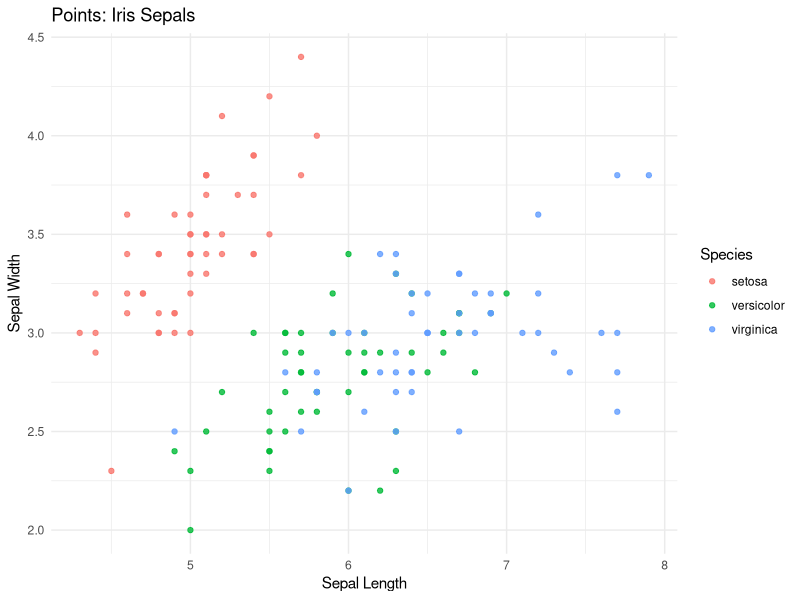
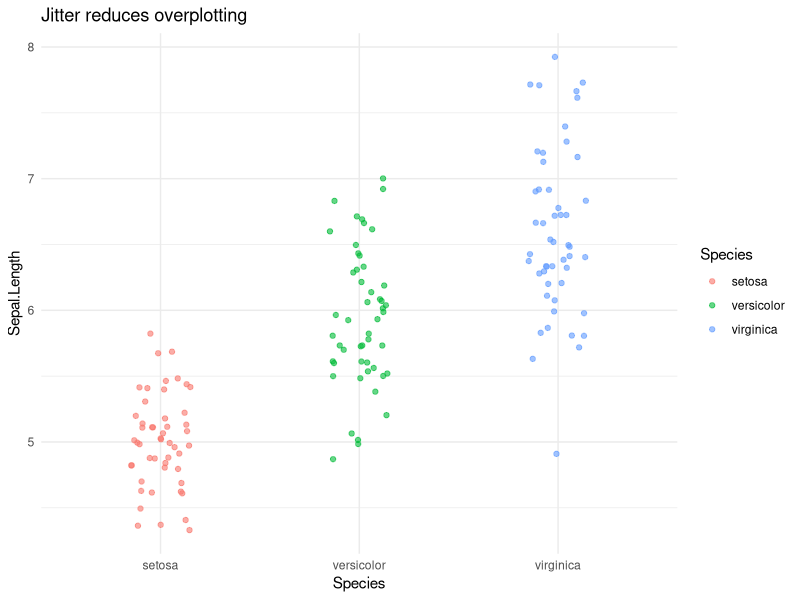
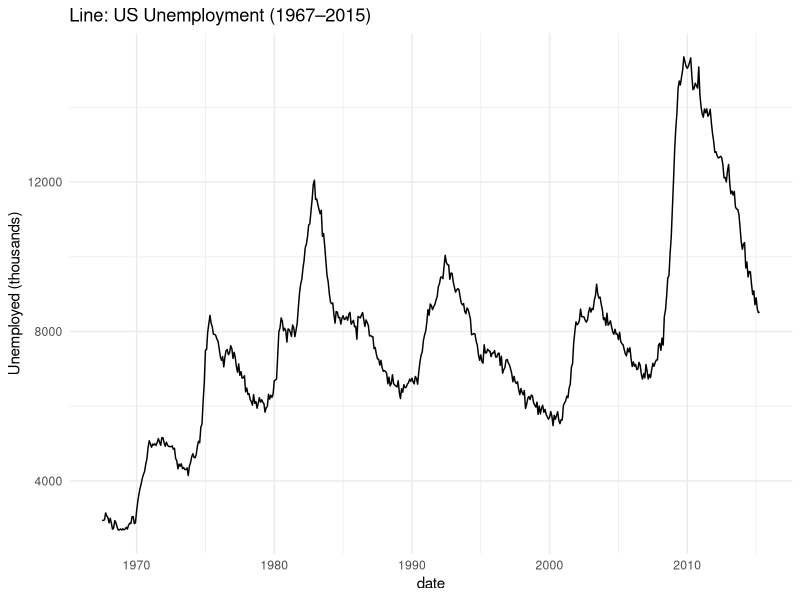
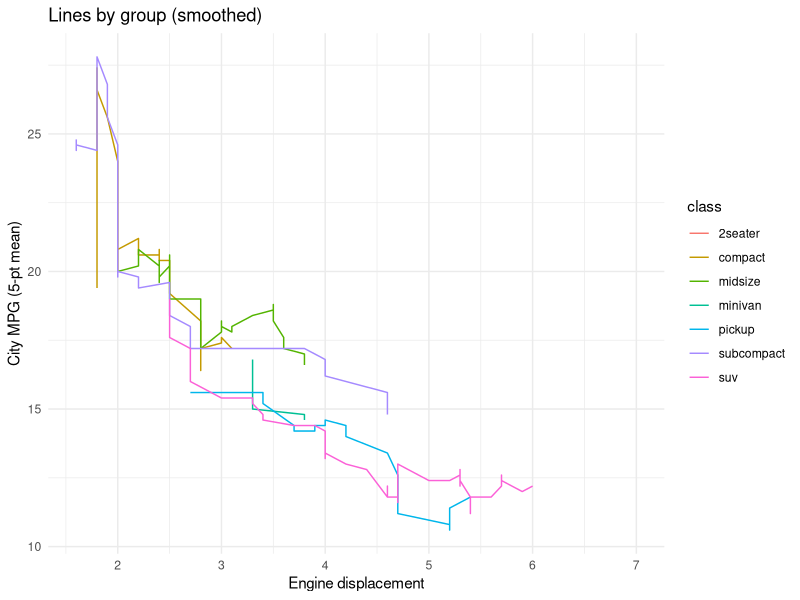
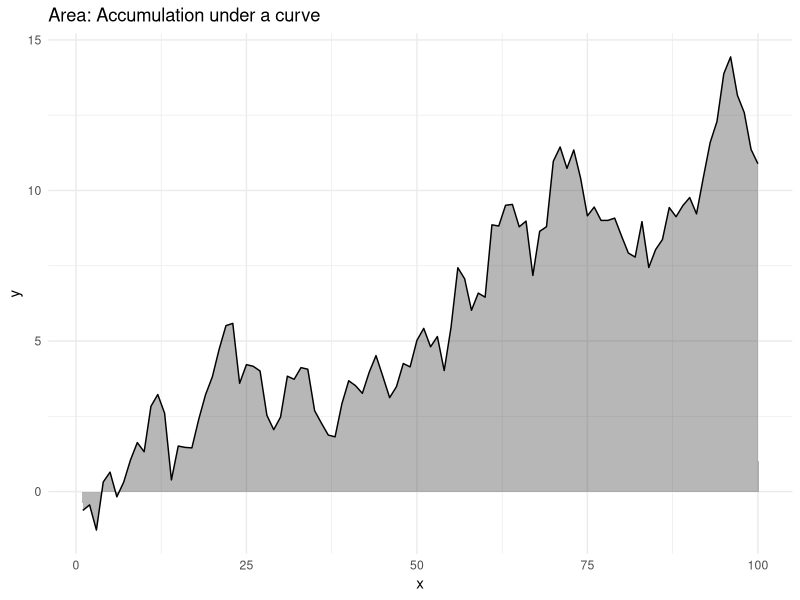
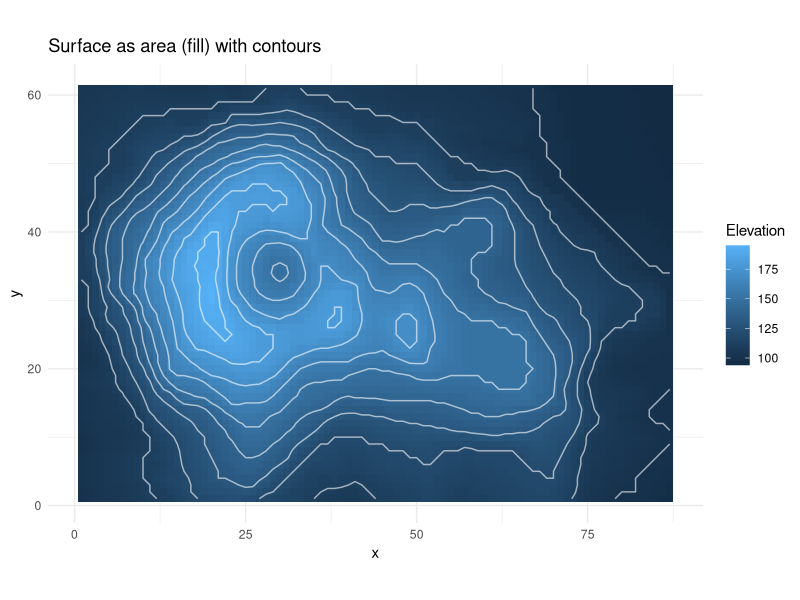
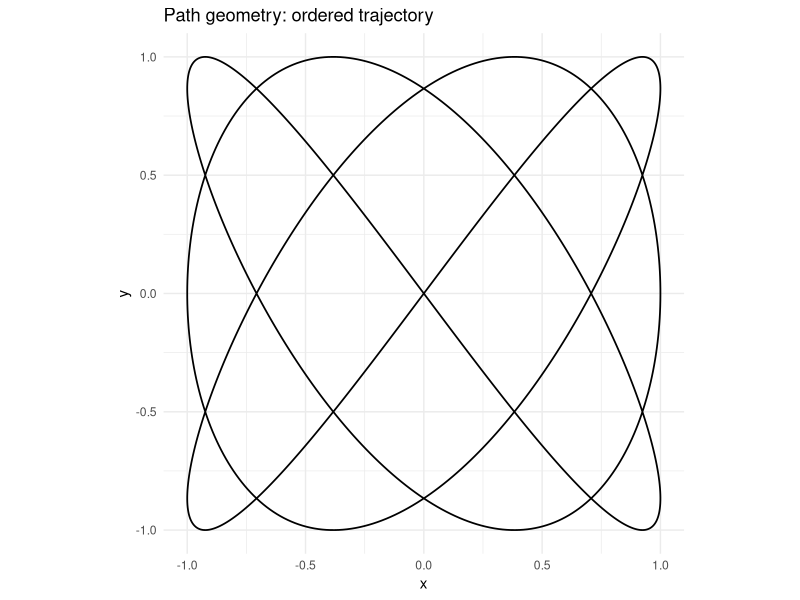
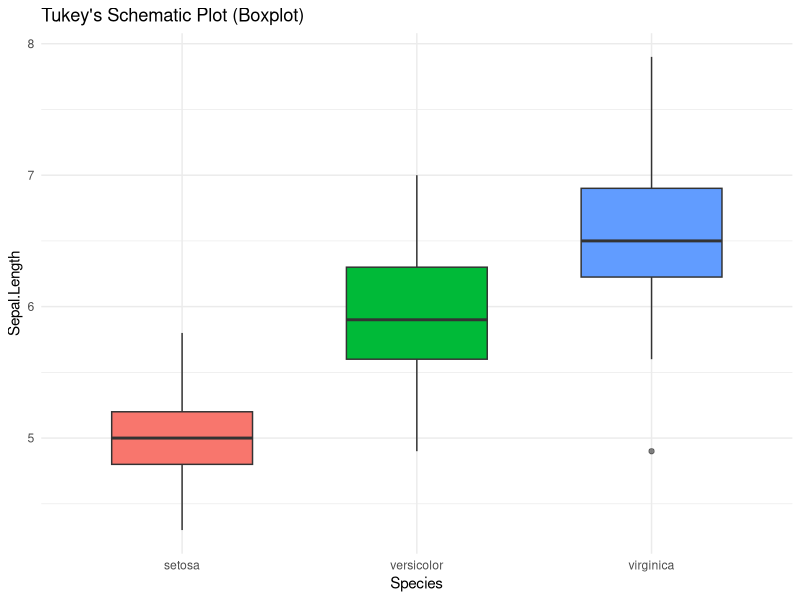

Reproduce these figures in R, in order.
## ---- chunk 1
library(ggplot2)
library(dplyr)

ggplot(iris, aes(Sepal.Length, Sepal.Width, colour = Species)) +
  geom_point(alpha = 0.8) +
  labs(title = "Points: Iris Sepals", x = "Sepal Length", y = "Sepal Width") +
  theme_minimal()
## ---- chunk 2
ggplot(iris, aes(Species, Sepal.Length, colour = Species)) +
  geom_jitter(width = 0.15, alpha = 0.6) +
  labs(title = "Jitter reduces overplotting") +
  theme_minimal()
## ---- chunk 3
# Economics time series (built-in dataset)
pp <- ggplot(economics, aes(date, unemploy)) + theme_minimal()
pp + geom_line() + labs(title = "Line: US Unemployment (1967–2015)", y = "Unemployed (thousands)")
## ---- chunk 4
# Rolling mean lines by mpg class
library(zoo)
mpg_smooth <- mpg %>% group_by(class) %>%
  arrange(displ) %>%
  mutate(cty_roll = rollmean(cty, k = 5, fill = NA, align = "center"))

ggplot(mpg_smooth, aes(displ, cty_roll, colour = class)) +
  geom_line(na.rm = TRUE) +
  labs(title = "Lines by group (smoothed)", x = "Engine displacement", y = "City MPG (5-pt mean)") +
  theme_minimal()
## ---- chunk 5
# Area under a line (ribbon)
set.seed(1)
dat <- data.frame(x = 1:100) |> mutate(y = cumsum(rnorm(100)))

ggplot(dat, aes(x, y)) +
  geom_area(alpha = 0.35) +
  geom_line() +
  labs(title = "Area: Accumulation under a curve") +
  theme_minimal()
## ---- chunk 6
# volcano is a built-in matrix of elevations
v <- volcano
vdf <- reshape2::melt(v, varnames = c("x","y"), value.name = "z")

ggplot(vdf, aes(x, y, fill = z)) +
  geom_raster() +
  geom_contour(aes(z = z), colour = "white", alpha = 0.6) +
  coord_fixed() +
  labs(title = "Surface as area (fill) with contours", fill = "Elevation") +
  theme_minimal()
## ---- chunk 7
# Lissajous-like path
n <- 1000
path <- data.frame(t = seq(0, 2*pi, length.out = n)) |>
  mutate(x = sin(3*t), y = sin(4*t))

ggplot(path, aes(x, y)) +
  geom_path(linewidth = 0.6) +
  coord_equal() +
  labs(title = "Path geometry: ordered trajectory") +
  theme_minimal()
## ---- chunk 8
ggplot(iris, aes(Species, Sepal.Length, fill = Species)) +
  geom_boxplot(width = 0.6, outlier.alpha = 0.6) +
  labs(title = "Tukey's Schematic Plot (Boxplot)") +
  guides(fill = "none") +
  theme_minimal()
## ---- chunk 9
# 2-D density contours provide a schematic of a bivariate distribution

ggplot(iris, aes(Sepal.Length, Sepal.Width, colour = Species)) +
  stat_density_2d() +
  geom_point(alpha = 0.4) +
  labs(title = "Contour schema: lines of equal bivariate density") +
  theme_minimal()
## ---- chunk 10
# Simple polygons: tiles on a grid
pg <- expand.grid(x = 1:10, y = 1:6)
pg$z <- with(pg, (x - 5.5)^2 + (y - 3.5)^2)

ggplot(pg, aes(x, y, fill = z)) +
  geom_tile(colour = "grey90") +
  coord_equal() +
  labs(title = "Partition by polygons (tiles)", fill = "Value") +
  theme_minimal()
## ---- chunk 11
# Contours revisited on a smooth function
f <- function(x, y) sin(x) * cos(y)
xy <- expand.grid(x = seq(-pi, pi, length.out = 200),
                  y = seq(-pi, pi, length.out = 200))
xy$z <- with(xy, f(x, y))

ggplot(xy, aes(x, y)) +
  geom_contour(aes(z = z)) +
  coord_equal() +
  labs(title = "Partition by contours: level sets of z = sin(x)cos(y)") +
  theme_minimal()
## ---- chunk 12
# Stylised metro-like network
stations <- data.frame(
  id = c("A", "B", "C", "D", "E", "F", "G", "H"),
  x = c(0, 1, 2, 3, 2, 1, 0, 1),
  y = c(0, 0, 0, 0, 1, 1, 1, 2)
)

tracks <- data.frame(
  from = c("A", "B", "C", "D", "C", "B", "F", "G", "F", "H"),
  to   = c("B", "C", "D", "E", "E", "F", "E", "F", "H", "E")
)

tracks <- tracks |> 
  left_join(stations, by = c("from" = "id")) |> 
  rename(x = x, y = y) |> 
  left_join(stations, by = c("to" = "id"), suffix = c("_from","_to"))

ggplot() +
  geom_segment(data = tracks, aes(x = x_from, y = y_from, xend = x_to, yend = y_to),
               linewidth = 1.2, colour = "steelblue") +
  geom_point(data = stations, aes(x, y), size = 4, colour = "black") +
  geom_text(data = stations, aes(x, y, label = id), vjust = -1, fontface = "bold") +
  coord_equal() +
  labs(title = "Stylised Metro Network (Nodes and Lines)") +
  theme_void()
## ---- chunk 13
# Stack (parts of whole) and Dodge (side-by-side)

ggplot(mpg, aes(class, fill = drv)) +
  geom_bar(position = "stack") +
  labs(title = "Stacked counts by class and drive") + theme_minimal()

ggplot(mpg, aes(class, fill = drv)) +
  geom_bar(position = position_dodge(width = 0.8)) +
  labs(title = "Dodged counts by class and drive") + theme_minimal()
## ---- chunk 14
# Jitter (with transparency)

ggplot(iris, aes(Species, Petal.Length, colour = Species)) +
  geom_jitter(width = 0.12, alpha = 0.5) +
  labs(title = "Jittered points to reduce overlap") +
  theme_minimal()
## ---- chunk 15
# Start with points on a circle
th <- seq(0, 2*pi, length.out = 200)
base <- data.frame(x = cos(th), y = sin(th))

# Define transforms
rotate <- function(df, theta){
  R <- matrix(c(cos(theta), -sin(theta), sin(theta), cos(theta)), 2, 2)
  as.data.frame(as.matrix(df) %*% R) |> setNames(c("x","y"))
}
translate <- function(df, dx, dy){ transform(df, x = x + dx, y = y + dy) }
reflect_xy <- function(df){ df[, c("y","x")] |> setNames(c("x","y")) }

b_rot <- rotate(base, pi/2)
b_ref <- reflect_xy(base)
b_trn <- translate(base, 1.2, 0.4)

library(tidyr)
base$which <- "base"
b_rot$which <- "rot90"
b_ref$which <- "reflect y=x"
b_trn$which <- "+(1.2,0.4)"
all <- bind_rows(base, b_rot, b_ref, b_trn)

ggplot(all, aes(x, y, colour = which)) +
  geom_path() + coord_equal() +
  labs(title = "Isometries: translation, rotation, reflection (distance preserved)") +
  theme_minimal()
## ---- chunk 16
# Affine shear example: y' = y + 0.6x
A <- matrix(c(1, 0.6, 0, 1), 2, 2)  # shear in y by x
S <- as.data.frame(as.matrix(base[,c("x","y")]) %*% A) |> setNames(c("x","y"))
S$which <- "shear"

bind_rows(base, S) |> mutate(which = ifelse(is.na(which), "base", which)) |>
  ggplot(aes(x, y, colour = which)) +
  geom_path() + coord_equal() +
  labs(title = "Affine shear distorts angles, not straightness") +
  theme_minimal()
## ---- chunk 17
tri <- data.frame(x = c(0, 1, 0.5, 0), y = c(0, 0, 0.866, 0))
P <- matrix(c(1, 0, 0.4, 1), 2, 2) # skew to suggest depth
tri2 <- as.data.frame(as.matrix(tri[,c("x","y")]) %*% P); names(tri2) <- c("x","y")
tri$which <- "planar"; tri2$which <- "projected"

bind_rows(tri, tri2) |>
  ggplot(aes(x, y, group = which, fill = which)) +
  geom_polygon(alpha = 0.5, colour = "grey30") + coord_equal() +
  labs(title = "Projection idea on the plane (toy affine 'perspective')") +
  theme_minimal()
## ---- chunk 18
# Category parts-of-whole in polar
p1 <- ggplot(mpg, aes(x = 1, fill = class)) +
  geom_bar(width = 1) + coord_polar(theta = "y") +
  theme_void() + guides(fill = guide_legend(title = "Class")) +
  labs(title = "Pie (rose) via coord_polar")
p1
## ---- chunk 19
# Point cloud with depth mapped to size/alpha (fake perspective)
set.seed(3)
xyz <- data.frame(x = rnorm(500), y = rnorm(500), z = rnorm(500))

ggplot(xyz, aes(x, y)) +
  geom_point(aes(size = scales::rescale(-z), alpha = scales::rescale(-z))) +
  scale_alpha(range = c(0.2, 0.9), guide = "none") +
  labs(title = "Perspective feel via size/alpha depth cue") + theme_minimal()
## ---- chunk 20
# Using ggtern (if installed)
# install.packages("ggtern")
# library(ggtern)
# comp <- data.frame(A = runif(200), B = runif(200)) |> mutate(C = pmax(0, 1 - A - B)) |> filter(A+B+C >= 0.999)
# ggtern(comp, aes(A, B, C)) + geom_point(alpha = 0.6) + theme_bw() + labs(title = "Barycentric (ternary) coordinates")
## ---- chunk 21
tri <- data.frame(x = c(0, 1, 0.5), y = c(0, 0, sqrt(3)/2))
comp <- data.frame(A = runif(300), B = runif(300)) |>
  mutate(C = pmax(0, 1 - A - B)) |>
  filter(A + B + C > 0.999)

# Convert (A,B,C) to triangle (x,y)
ABC_to_xy <- function(A, B, C){
  # vertices: A=(0,0), B=(1,0), C=(0.5, sqrt(3)/2)
  x <- A*0 + B*1 + C*0.5
  y <- A*0 + B*0 + C*sqrt(3)/2
  data.frame(x, y)
}
xy <- ABC_to_xy(comp$A, comp$B, comp$C)

ggplot() +
  geom_polygon(data = tri, aes(x, y), fill = NA, colour = "grey40") +
  geom_point(data = xy, aes(x, y), alpha = 0.5) +
  coord_equal() + theme_minimal() +
  labs(title = "Barycentric demo without ggtern")
## ---- chunk 22
library(maps)
world <- map_data("world")

# Mercator-like default (conformal near equator)
merc <- ggplot(world, aes(long, lat, group = group)) +
  geom_polygon(fill = "grey85", colour = "white", linewidth = 0.2) +
  coord_quickmap() +
  theme_void() + labs(title = "World map (quick map, Mercator-ish)")

# Pseudo equal-area look using aspect
aea <- ggplot(world, aes(long, lat, group = group)) +
  geom_polygon(fill = "grey85", colour = "white", linewidth = 0.2) +
  coord_fixed(1.3) +
  theme_void() + labs(title = "World map (fixed aspect)")
merc
aea
## ---- chunk 23
library(maps)
world <- map_data("world")

# Mercator-like default (conformal near equator)
merc <- ggplot(world, aes(long, lat, group = group)) +
  geom_polygon(fill = "grey85", colour = "white", linewidth = 0.2) +
  coord_quickmap() +
  theme_void() + labs(title = "World map (quick map, Mercator-ish)")

# Pseudo equal-area look using aspect
aea <- ggplot(world, aes(long, lat, group = group)) +
  geom_polygon(fill = "grey85", colour = "white", linewidth = 0.2) +
  coord_fixed(1.3) +
  theme_void() + labs(title = "World map (fixed aspect)")
## ---- chunk 24
library(ggplot2)
library(dplyr)
library(lubridate)

# Original line plot
pp <- ggplot(economics, aes(date, unemploy)) +
  geom_line(colour = "steelblue") +
  labs(title = "US Unemployment (Full Time Series)", y = "Unemployed (thousands)") +
  theme_minimal()

# Sampled 12 points per year
eco_sample <- economics |> 
  mutate(year = year(date)) |> 
  group_by(year) |> 
  slice_sample(n = 12) |> 
  ungroup()

pp_sample <- ggplot(eco_sample, aes(date, unemploy)) +
  geom_point(colour = "firebrick", alpha = 0.7) +
  labs(title = "US Unemployment (12 Random Points per Year)", y = "Unemployed (thousands)") +
  theme_minimal()

# View side by side if using patchwork
library(patchwork)
pp + pp_sample
## ---- chunk 25
set.seed(123)
df <- data.frame(x = 1:100, y = cumsum(rnorm(100)))
df$lower <- df$y - 1.96 * 2
df$upper <- df$y + 1.96 * 2

# Ribbon plot showing confidence interval
ggplot(df, aes(x, y)) +
  geom_ribbon(aes(ymin = lower, ymax = upper), fill = "skyblue", alpha = 0.3) +
  geom_line(colour = "steelblue") +
  labs(title = "Mean with 95% CI Ribbon", y = "Value") +
  theme_minimal()
## ---- chunk 26
# Core packages
library(ggplot2)
library(dplyr)
library(tidyr)
library(zoo)
library(maps)
library(reshape2)
# Optional: ggtern, sf if available
